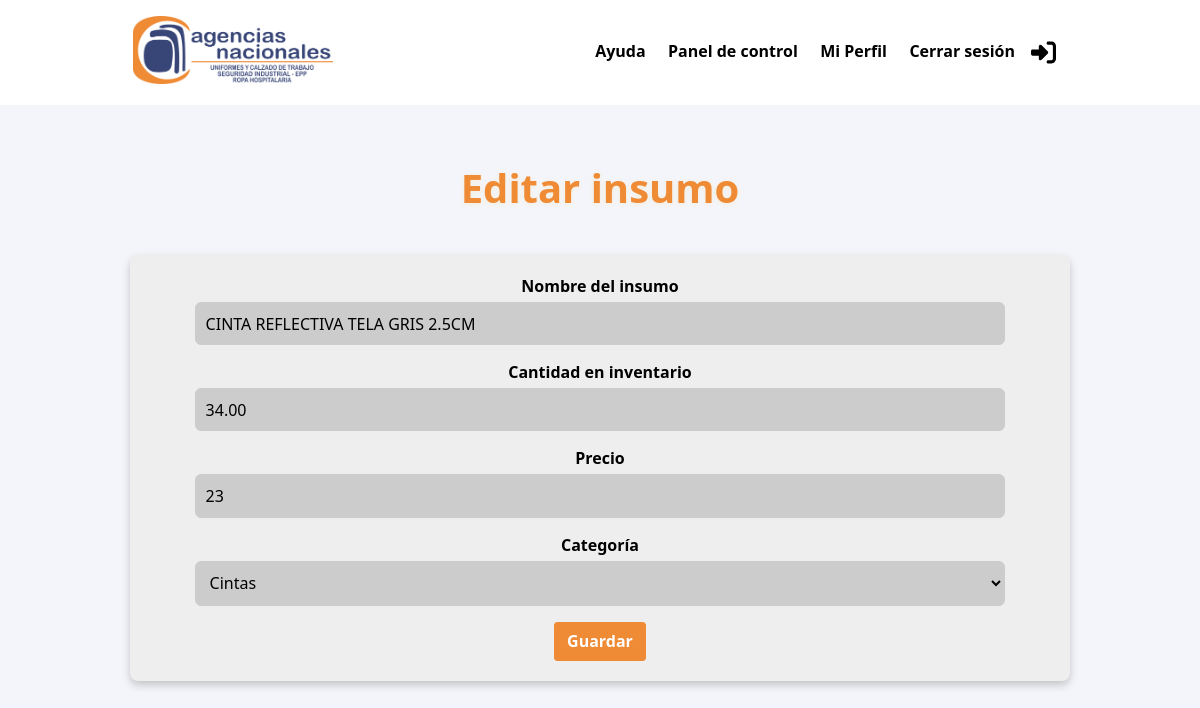
The app's page /inventario/insumos/editar/1/ (signed in) with its own data.
### apps/inventario/models.py (models this page shows, shortened)
class Insumos(models.Model):
    ID = models.AutoField(primary_key=True)
    descripcion = models.CharField(max_length=200)
    inventario = models.DecimalField(decimal_places=2 , max_digits=20)
    precio = models.DecimalField(max_digits=12, decimal_places=0)
    fecha_edicion = models.DateField(auto_now=True)
    categoria = models.CharField(max_length=50, choices=CATEGORIA)

### apps/inventario/views.py (the view)
# urls.py: path('inventario/insumos/editar/<int:insumoID>/', InsumosUpdateView.as_view(), name='insumos_editar'),
class InsumosUpdateView(LoginRequiredMixin, UpdateView):
    model = Insumos
    form_class = InsumosForm
    template_name = 'inventario/insumos_editar.html'
    context_object_name = 'insumo'
    login_url = "login"
    success_url = reverse_lazy('insumos_home')
    pk_url_kwarg = 'insumoID'

### apps/inventario/forms.py
class InsumosForm(forms.ModelForm):
    class Meta:
        model = Insumos
        fields = [
            'descripcion',
            'inventario',
            'precio',
            'fecha_edicion',
            'categoria']
        labels = {
            'descripcion': 'Nombre del insumo',
            'inventario': 'Cantidad en inventario',
            'precio': 'Precio',
            'fecha_edicion': 'Fecha de edición',
            'categoria': 'Categoría',
        }
        exclude = ['fecha_edicion']
        widgets = {
            'descripcion': forms.TextInput(attrs={'class': 'input-user'}),
            'inventario': forms.NumberInput(attrs={'class': 'input-user'}),
            'precio': forms.NumberInput(attrs={'class': 'input-user', 'step': '0.01'}),
            'fecha_edicion': forms.DateInput(attrs={'class': 'input-user', 'type': 'date'}),
            'categoria': forms.Select(attrs={'class': 'input-user'}),
        }

### templates/inventario/insumos_editar.html (shortened to what this page needs)
{% extends 'main/index.html' %}
{% block styles %}
{{ block.super }}
{% endblock %}
{% block content %}
<div class="space">
  <h2>Editar insumo</h2>
  <form method="post">
    <div class="form-group">
      {% for field in form %}
        <div class="mb-3">
          <label for="{{ field.id_for_label }}" class="form-label">{{ field.label }}</label>
          {{ field }}
        </div>
      {% endfor %}
    </div>
    <button type="submit" class="btn btn-primary">Guardar</button>
  </form>
</div>
{% endblock %}

### static/css/styles.css (style rules this page uses)
* { font-family: system-ui, -apple-system, BlinkMacSystemFont, 'Segoe UI', Roboto, Oxygen, Ubuntu, Cantarell, 'Open Sans', 'Helvetica Neue', sans-serif }
button { border-radius: 0; }
input, button, textarea { margin: 0; font-size: inherit; line-height: inherit; }
button, input { overflow: visible; }
button { text-transform: none; }
h2 { font-size: 2.5rem; color: #EF8A35; text-shadow: 0px 1px 5px rgba(247, 212, 88, 0.2); }
.btn { display: inline-block; font-weight: 400; color: #495057; text-align: center; vertical-align: middle; -webkit-user-select: none; -moz-user-select: none; -ms-user-select: none; user-select: none; background-color: transparent; border: 1px solid transparent; padding: 0.4rem 0.78rem; font-size: 1rem; line-height: 1.5; border-radius: 0.2rem; -webkit-transition: color 0.15s ease-in-out, background-color 0.15s ease-in-out, border-color 0.15s ease-in-out, box-shadow 0.15s ease-in-out; transition: color 0.15s ease-in-out, background-color 0.15s ease-in-out, border-color 0.15s ease-in-out, box-shadow 0.15s ease-in-out; font-weight: 600; }
.btn-primary { color: #fff; background-color: #EF8A35; border-color: #EF8A35; font-weight: 700; }
.mb-3 { width: 100%; }
*, *::after, *::before { margin: 0px; padding: 0px; box-sizing: inherit; }
body, html { background-color: #F4F5FA ; }
.space { margin: 100px 20px 40px 20px; padding: 20px; text-align: center; }
.space > h2 { margin: 40px 0px; }
form { display: flex; flex-direction: column; align-items: center; justify-content: center; max-width: 900px; margin: auto; background-color: #eee; border-radius: 8px; padding: 20px; box-shadow: 0 4px 8px rgba(0, 0, 0, 0.2); color: #fff; width: 90%; }
.form-label { color: #000; }
.form-group label { font-size: 16px; font-weight: 600; width: 100%; display: block; margin-bottom: 5px; color: #000; }
.input-user, .input-password, .custom-date, .form-select { width: 90%; padding: 0.8rem 1rem; margin-bottom: 1rem; border: none; border-radius: 0.5rem; background-color: #ccc; color: #000; font-size: 1rem; transition: background-color 0.3s ease; }
.input-user, .mcb-select { padding: 0.6rem; font-size: 1rem; border: 1px solid #ccc; border-radius: 6px; width: 100%; box-sizing: border-box; }
.form-group { width: 90%; }

### records on screen
Insumos: form "CINTA REFLECTIVA TELA GRIS 2.5CM" "34.00" "23" "Cintas"

### other values on screen
{{ field.label }} "Nombre del insumo" "Cantidad en inventario" "Precio" "Categoría"
